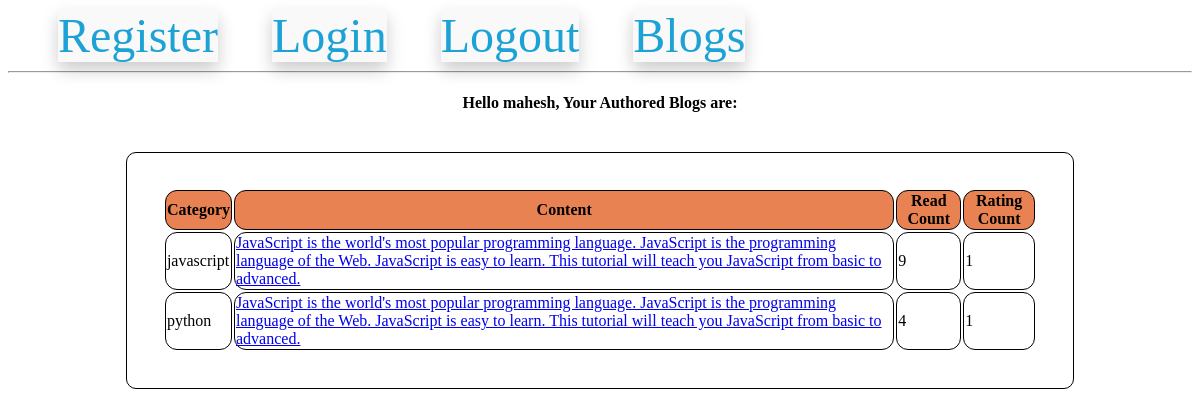
/viewBlog (signed in), run on the app's committed database.
### models.py (models this page shows, shortened)
class UserModel(UserMixin,db.Model):
    __tablename__ = 'users'
    id = db.Column(db.Integer, primary_key=True)
    email = db.Column(db.String(100), unique=True)
    username = db.Column(db.String(100))
    password_hash = db.Column(db.String(250))

class BlogModel(db.Model):
    id = db.Column(db.Integer,primary_key=True)
    category_id = db.Column(db.Integer,db.ForeignKey('category_master.category_id'), nullable=False)
    blog_user_id = db.Column(db.Integer,db.ForeignKey('users.id'), nullable=True)
    blog_text = db.Column(db.Text, nullable=False)
    blog_creation_date = db.Column(db.DateTime)
    blog_read_count = db.Column(db.Integer, default=0)
    blog_rating_count = db.Column(db.Integer, default=0)

### routes.py (the view)
@app.route('/viewBlog')
@login_required
def view_blog():
    all_self_blogs = BlogModel.query.filter(BlogModel.blog_user_id==current_user.id).all()
    return render_template ('view_blog.html',all_self_blogs=all_self_blogs,all_categories = global_all_category_name)

### models.py (called while the page is built)
@login.user_loader
def load_user(id):
    return UserModel.query.get(int(id))

### templates/view_blog.html (shortened to what this page needs)
{% extends 'base.html' %}
{% block content %}
<center>
    <p><h4>Hello {{ current_user.username}}, Your Authored Blogs are:</h5> </P>
    <table style="border: 1px solid black; border-radius: 10px; padding: 3%; width: 80%;">
        <thead>
            <th>
                Category
            </th>
            <th>
                Content
            </th>
            <th>
                Read Count
            </th>
            <th>
                Rating Count
            </th>
        </thead>
        <br>
        <tbody>
            {% for a_blog in all_self_blogs %}
            <tr>
                <td>
                    {{ all_categories[((a_blog.category_id))] }}
                </td>
                <td>
                    <a href="/self_blog_detail/{{ a_blog.id}}/{{ all_categories[a_blog.category_id-2] }}">{{ a_blog.blog_text|safe|truncate(275)}}</a>
                </td>
                <td>
                    {{ a_blog.blog_read_count }}
                </td>
                <td>
                    {{ a_blog.blog_rating_count }}
                </td>
            </tr>
            {% endfor%}
        </tbody>
    </table>
</center>
{% endblock%}

### templates/view_blog.html (style rules this page uses)
th { background-color: rgba(230, 112, 57, 0.87); }
table, td, th { border: 1px solid black; border-radius: 12px; }

### data on the page
UserModel: username "mahesh"
BlogModel: all_categories "javascript", blog_text "JavaScript is the world's most popular programming language. JavaScript is the programming language of the Web. JavaScript is easy to learn. This tutorial will teach you JavaScript from basic to advanced.", blog_read_count "9", blog_rating_count "1"
BlogModel: all_categories "python", blog_text "JavaScript is the world's most popular programming language. JavaScript is the programming language of the Web. JavaScript is easy to learn. This tutorial will teach you JavaScript from basic to advanced.", blog_read_count "4", blog_rating_count "1"
